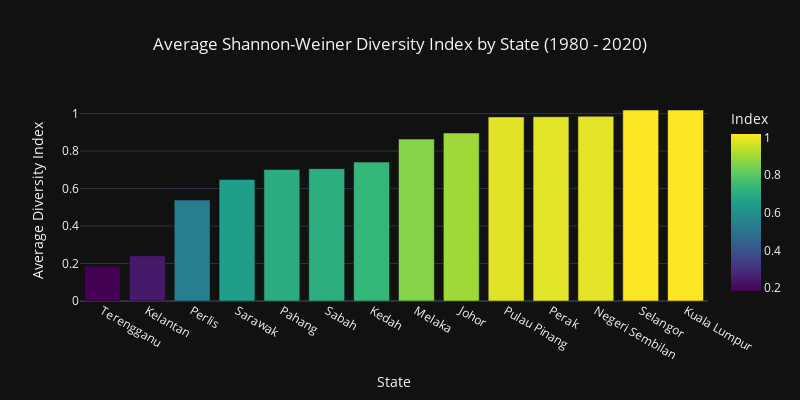

The notebook cell saved with this chart:
### Code cell
fig = px.bar(
    state_average_div,
    y='Shannon_Index',
    x='State', 
    title='Average Shannon-Weiner Diversity Index by State (1980 - 2020)',
    labels={'Shannon_Index': 'Average Diversity Index', 'State':'State'}, 
    color='Shannon_Index',
    color_continuous_scale=px.colors.sequential.Viridis
)

fig.update_layout(
    height=400,
    width=800,
    title_x=0.5,
    template='plotly_dark'
)

# Update color bar label
fig.update_coloraxes(colorbar_title='Index')

fig.write_html("../charts_html/div-index.html")

fig.show()

### Figure 1 — Plotly figure (JSON) as saved in the notebook; plotly's stock layout.template omitted (floating-point values rounded to 4 significant figures)
{"data": [{"alignmentgroup": "True", "hovertemplate": "State=%{x}<br>Average Diversity Index=%{marker.color}<extra></extra>", "legendgroup": "", "marker": {"color": [0.1852, 0.2412, 0.5387, 0.6486, 0.7013, 0.7061, 0.7411, 0.8638, 0.8965, 0.9823, 0.9832, 0.9854, 1.019, 1.019], "coloraxis": "coloraxis", "pattern": {"shape": ""}}, "name": "", "offsetgroup": "", "orientation": "v", "showlegend": false, "textposition": "auto", "type": "bar", "x": ["Terengganu", "Kelantan", "Perlis", "Sarawak", "Pahang", "Sabah", "Kedah", "Melaka", "Johor", "Pulau Pinang", "Perak", "Negeri Sembilan", "Selangor", "Kuala Lumpur"], "xaxis": "x", "y": [0.1852, 0.2412, 0.5387, 0.6486, 0.7013, 0.7061, 0.7411, 0.8638, 0.8965, 0.9823, 0.9832, 0.9854, 1.019, 1.019], "yaxis": "y"}], "layout": {"barmode": "relative", "coloraxis": {"colorbar": {"title": {"text": "Index"}}, "colorscale": [[0, "#440154"], [0.1111, "#482878"], [0.2222, "#3e4989"], [0.3333, "#31688e"], [0.4444, "#26828e"], [0.5556, "#1f9e89"], [0.6667, "#35b779"], [0.7778, "#6ece58"], [0.8889, "#b5de2b"], [1, "#fde725"]]}, "height": 400, "legend": {"tracegroupgap": 0}, "title": {"text": "Average Shannon-Weiner Diversity Index by State (1980 - 2020)", "x": 0.5}, "width": 800, "xaxis": {"anchor": "y", "domain": [0, 1], "title": {"text": "State"}}, "yaxis": {"anchor": "x", "domain": [0, 1], "title": {"text": "Average Diversity Index"}}}}
